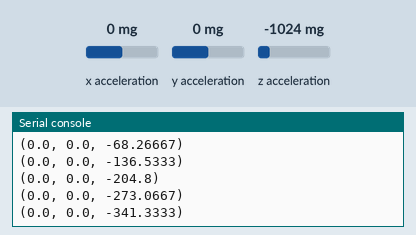
Recording of a program running on a simulated BBC micro:bit running MicroPython. Shown: the last lines printed to the serial console. The inputs (shaded band) are chosen by the test bench; at power-on: x acceleration 0 mg, y acceleration 0 mg, z acceleration -1024 mg.

Above: at 1.2 s.
1.3 s: x acceleration set to -1440 mg
At 1.38 s:
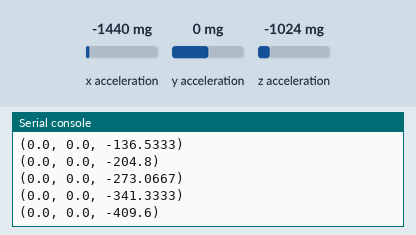
2.8 s: y acceleration set to -1440 mg
At 2.81 s:
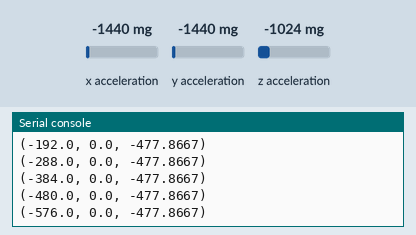
4.3 s: z acceleration set to -1440 mg
At 4.45 s:
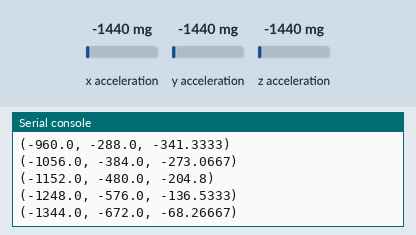
Timing chart, 0 to 7.3 s (numbered marks = the images above; inputs shaded):
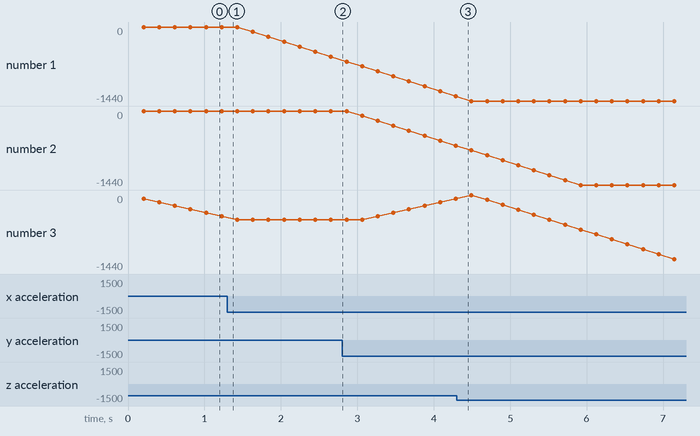

The program:

Basic_mb_media.py
```python
from microbit import *
def main():
    Max = 15
    i = 1
    accel_x = [0, 0, 0, 0, 0, 0, 0, 0, 0, 0, 0, 0, 0, 0, 0]
    accel_y = [0, 0, 0, 0, 0, 0, 0, 0, 0, 0, 0, 0, 0, 0, 0]
    accel_z = [0, 0, 0, 0, 0, 0, 0, 0, 0, 0, 0, 0, 0, 0, 0]
    while True:
        if i < Max:
            accel_x[Max-i] = accel_x[Max-i-1]
            accel_y[Max-i] = accel_y[Max-i-1]
            accel_z[Max-i] = accel_z[Max-i-1]
            i = i + 1
        else:
            i = 1
            accel_x[0] = accelerometer.get_x()
            accel_y[0] = accelerometer.get_y()
            accel_z[0] = accelerometer.get_z()
            sleep(200)
            tx = 0
            ty = 0
            tz = 0
            suma_x = 0
            suma_y = 0
            suma_z = 0
            media_x = 0
            media_y = 0
            media_z = 0
            for tx in accel_x:
                suma_x = suma_x + tx
            for ty in accel_y:
                suma_y = suma_y + ty
            for tz in accel_z:
                suma_z = suma_z + tz
            media_x = suma_x / Max
            media_y = suma_y / Max
            media_z = suma_z / Max
            #print(accel_x, accel_y, accel_z)
            print( (media_x, media_y, media_z) )
if __name__ == "__main__":
    main()
```

Measured:
- plotted number 1: 0 → -576 after the input at 1.3 s
